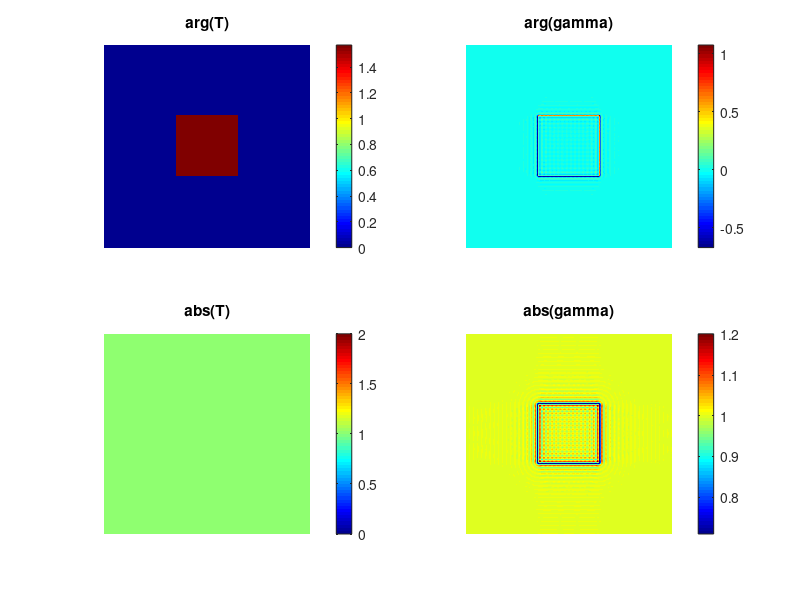
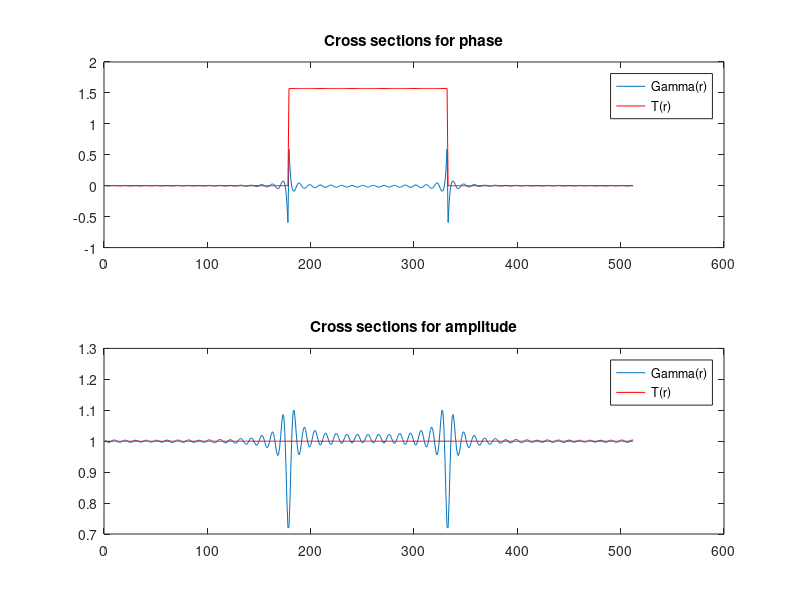

The MATLAB script that drew these images, in order: (Note: this script raises an error after producing the figures.)

    clc;
    close all;
    clear all;
    %Step1; Create a phantom objects
    Nx = 512;
    nrows = Nx;
    ncols = Nx;  
    
    %Step 2: compute the true formula T*(T v H)*
    htype = 'lp';
    
     switch (htype)
        case {'gaussian'} %A gaussian filter
                    bw = 30; %Bandwidth parameter
                    h=fspecial('gaussian',[round(4*bw)+1 round(4*bw)+1],bw); %Transfer function of the low-pass filter...
                    %Fourier transform the filter
                    h1 = zeros(nrows,ncols);
                    h1(1:size(h,1),1:size(h,2))=h;
                    kernel_size=size(h,1);
                    h1 = circshift(h1,[-round((kernel_size-1)/2) -round((kernel_size-1)/2)]);
                    hf = fft2(h1);
 
        case {'lp'} %Bandpass filter
                    lp_bw = 50;%Bandwidth of the low pass filter in the frequency domain. The smaller it is, the more coherent the field will be 
                    hf = zeros(nrows,ncols);
                    [x,y]=meshgrid(linspace(-ncols/2,ncols/2-1,ncols),linspace(-nrows/2,nrows/2-1,nrows));
                    mask = sqrt(x.^2+y.^2)<lp_bw; %
                    hf(mask)=1;
                    hf = fftshift(hf);
    end
       
   
    
    
    datasource = 1;
    if (datasource==1) %Generate simulation data
        phi = pi/2;
        amplitude = ones(nrows,ncols);
        phase = zeros(nrows,ncols);
        phase(round(nrows*0.35:nrows*0.65),round(ncols*0.35:ncols*0.65))=phi;
        amplitude(round(nrows*0.25:nrows*0.75),round(ncols*0.25:ncols*0.75))=1;
        T= amplitude.*exp(i*phase);
        nrows = size(T,1);
        ncols = size(T,2);
        x_arr = 1:ncols;
        y_arr = 1:nrows;
        [xx,yy]=meshgrid(x_arr,y_arr);
        slope = 0.000;
        phi_lin =exp(i*xx*slope);
        T = T.*phi_lin;
        Tf = fft2(T);
        loTf = Tf.*hf;
        loT = ifft2(loTf); 
        gamma=T.*conj(loT); %Generate simulation data for Gamma
        figure(1);colormap jet;
        subplot(221);imagesc(angle(T));axis off;colorbar;title('arg(T)');
        subplot(222);imagesc(angle(gamma));axis off;colorbar;title('arg(gamma)');
        subplot(223);imagesc(abs(T));axis off;colorbar;title('abs(T)');
        subplot(224);imagesc(abs(gamma));axis off;colorbar;title('abs(gamma)');drawnow;
        %Display the cross-section of the image
        mcs=angle(gamma(round((nrows+1)/2),:));%Get cross-section of the measurement
        cs = angle(T(round((nrows+1)/2),:));
        amp = abs(T(round((nrows+1)/2),:));%Amplitude of the T
        mamp = abs(gamma(round((nrows+1)/2),:));%Amplitude of the T
   
        figure(2);
        subplot(211);plot(mcs);hold on;plot(cs,'r');hold on;title('Cross sections for phase');
        legend('Gamma(r)','T(r)');drawnow;
        subplot(212);plot(mamp);hold on;plot(amp,'r');hold on;title('Cross sections for amplitude');
        legend('Gamma(r)','T(r)');drawnow;
    end
    if (gpuDeviceCount()==0)
        gpu_compute_en = 1; %if there is no gpu, compute the result on cpu instead
    end
    gpu_compute_en = 0;
    
    method = 'relax'; %Choose between the two: 'relax','cg','nlcg'
    
    %Parameter definitions
    params.niter = 3000; %Number of iterations needed
    params.lambda = 5;
    params.tol = 1e-5; %Tolerance for the solver to stop
    params.method = 'relax';%Choose between 'relax'/'cg'/'nlcf'
    params.smart_init_en = 1;
    %Operator definitions
    params.F = FFT2(Nx); %Fourier transform operator
    params.D = Grd(Nx);
    params.H = H(Nx,1-hf,params.F); %Filtering operator (1-hf) is the highpass filtering kernel
    
    
    smartinit = 0; 
    if (gpu_compute_en==0)
        [gk,tk] = estimate_gt(gamma,hf,params);
    else %Compute gk and tk on gpu
        d = gpuDevice();
        reset(d); %Reset the device and clear its memmory
        [gk,tk] = estimate_gt_gpu(gamma,hf,params);
    end
    disp('Done with solving the inverse problem....');
    
